Frame 1 (no input): blank canvas, image omitted
Frame 60 (the mouse pressed at the canvas centre just before this capture): blank canvas, image omitted
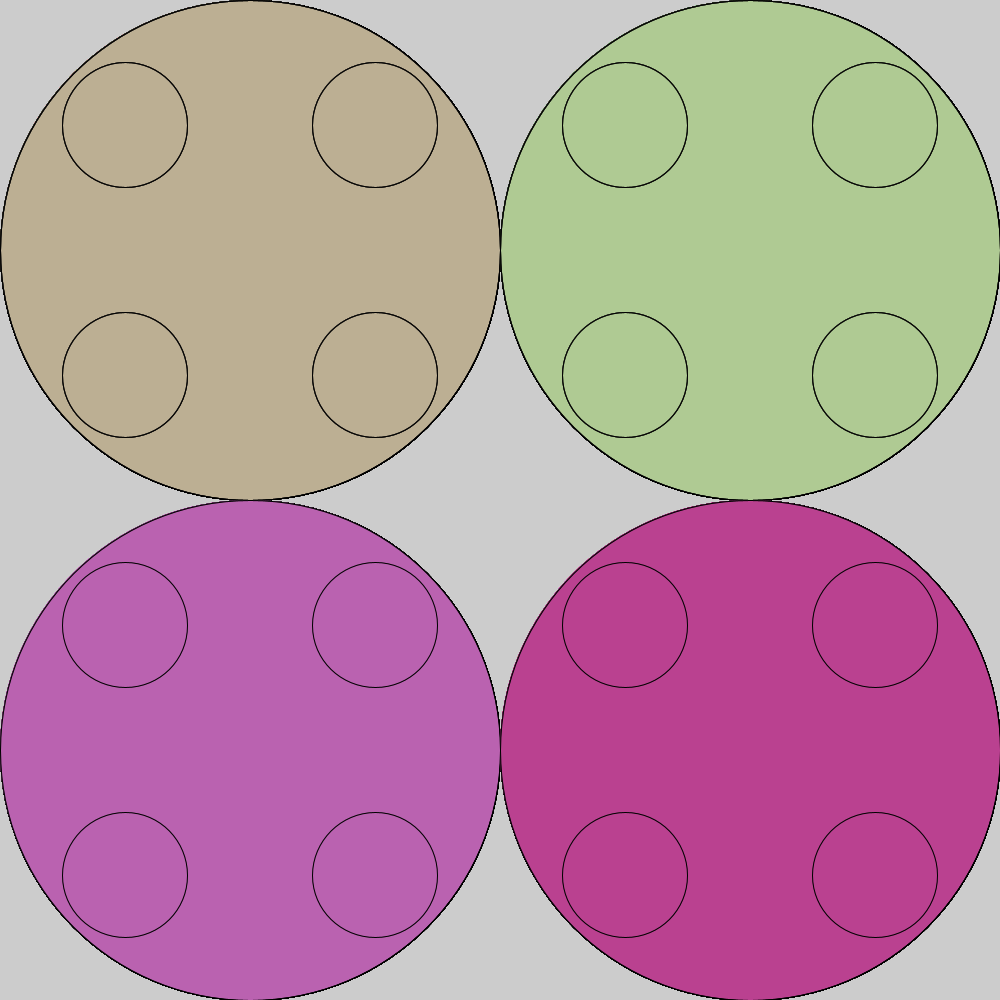
Frame 120 (the mouse held since frame 60 and released just before this capture)

The Processing sketch whose frames 1 and 60 were blank and that drew this single picture after the mouse press (run headless with seeded random() and noise(); from frame 60 on, the mouse is pressed at the canvas centre):

// Processing sketch: processing_152008
// ── processing_152008.pde

//Variables are declared at the top of the program.
int circleX, circleY;
 
int x, y;
 
//This is a setup function:
void setup() {
 
size(1000, 1000);
 
smooth(8);
}
 
//This is a draw function:
void draw() {
 
x = mouseX;
 
y = mouseY;
 
quadCircle(250, 250, x, 186, 175, 144, 56);
 
quadCircle(750, 250, x, 175, 199, 144, 56);
 
quadCircle(250, 750, x, 186, 97, 175, 199);
 
quadCircle(750, 750, x, 186, 65, 144, 199);
}
 
void quadCircle(int circleX, int circleY, int size, int red, int green, int blue, int alpha) {
 
fill (red, green, blue, alpha);
 
ellipse(circleX, circleY, size, size);
 
ellipse(circleX + size/4, circleY + size/4, size/4, size/4);
 
ellipse(circleX + size/4, circleY - size/4, size/4, size/4);
 
ellipse(circleX - size/4, circleY - size/4, size/4, size/4);
 
ellipse(circleX - size/4, circleY + size/4, size/4, size/4);
}
